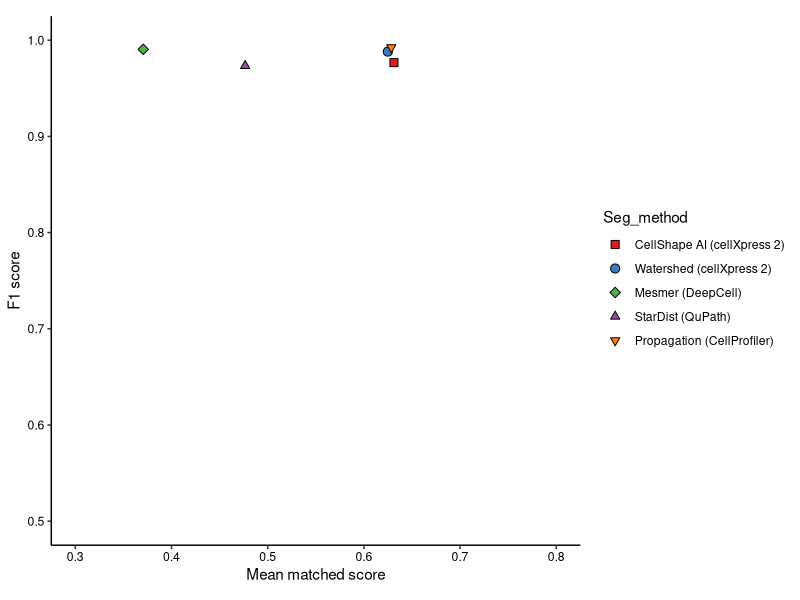
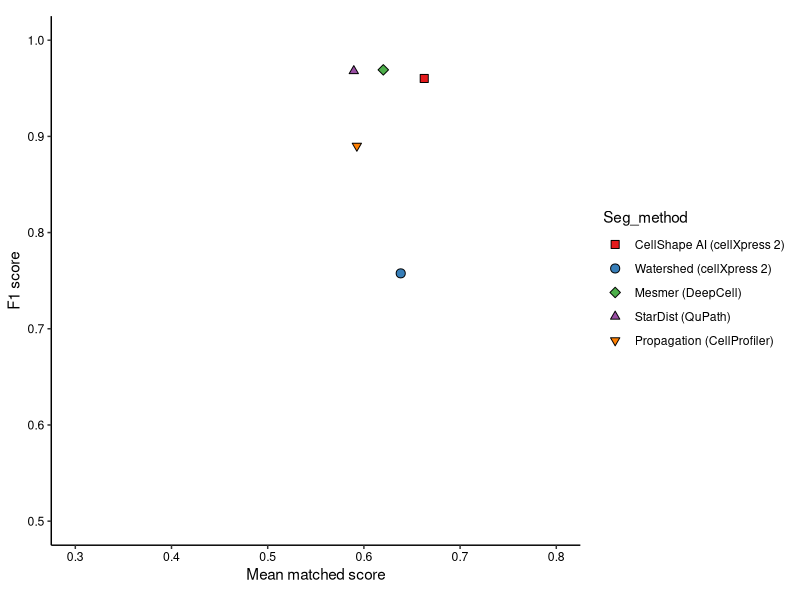
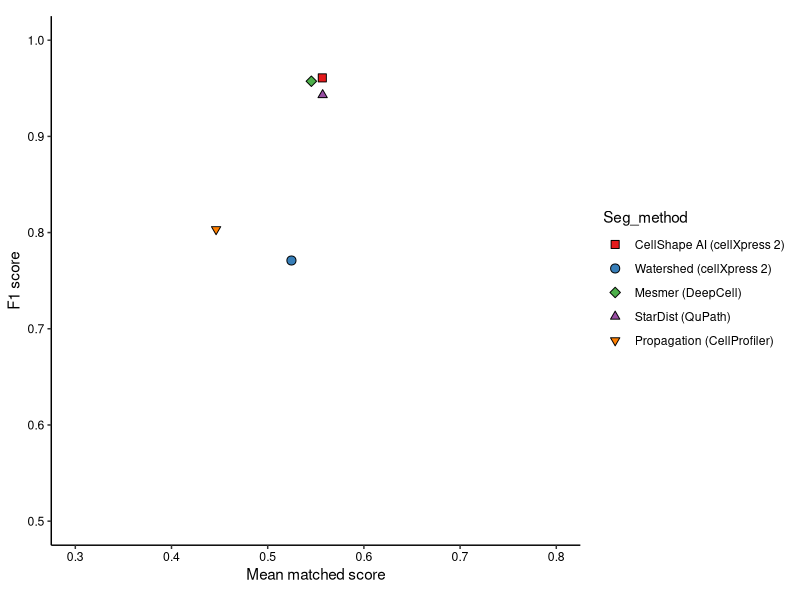
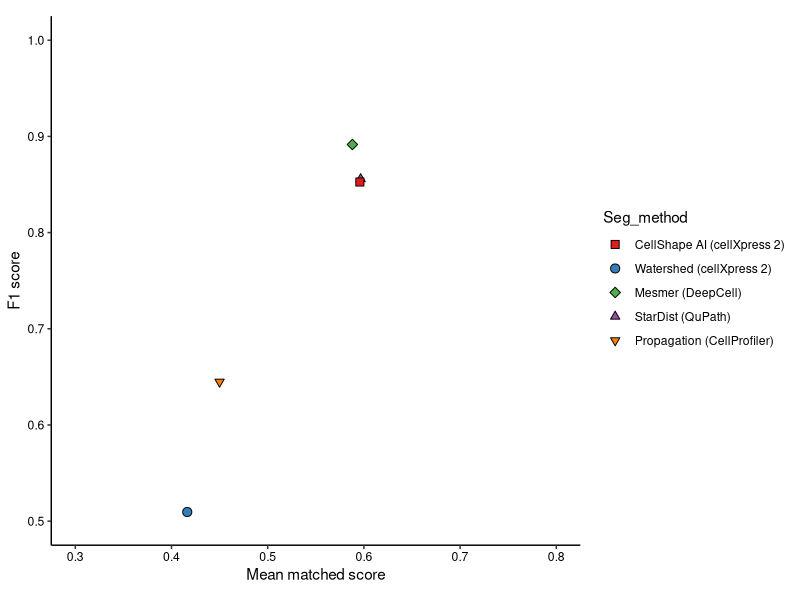

The R script that drew these images, in order:
###' ===========================================================================
###' R script for ploting the benchmark results
###' Written by Lit-Hsin Loo, 2022
###' ===========================================================================
library(tidyverse)
library(RColorBrewer)
library(here)

PlotPerf <- function(
    dataset_name,
    xlim, ylim,
    filename
) {
    ### Common definitions
    all_seg_labels <- c(
        cellprofiler = "Propagation (CellProfiler)",
        qupath = "StarDist (QuPath)",
        deepcell = "Mesmer (DeepCell)",
        cellXpress1 = "Watershed (cellXpress 2)",
        cX2_merged = "CellShape AI (cellXpress 2)",
        cellXpress2 = "CellShape AI (cellXpress 2)"
    )

    all_pt_shapes <- c(
        cellprofiler = 25,
        qupath = 24,
        deepcell = 23,
        cellXpress1 = 21,
        cX2_merged = 22,
        cellXpress2 = 22
    )

    all_pt_sizes <- c(
        cellprofiler = 2,
        qupath = 2,
        deepcell = 2.5,
        cellXpress1 = 2.75,
        cX2_merged = 2.75,
        cellXpress2 = 2.75
    )

    all_pt_colors <- rev(brewer.pal(length(all_pt_sizes) - 1, "Set1"))
    all_pt_colors <- c(all_pt_colors, all_pt_colors[length(all_pt_colors)])
    names(all_pt_colors) <- names(all_pt_sizes)

    ### Process the perf_data
    plot_data <- perf_data %>%
        filter(Dataset_name == dataset_name) %>%
        group_by(Seg_method) %>%
        summarise(
            F1_score = mean(F1_score),
            MMS = mean(MMS)
        )
    print(plot_data)

    #### Get the methods (the order is very important)
    seg_methods <- names(all_seg_labels)[
        names(all_seg_labels) %in% plot_data$Seg_method
    ]

    ### Make sure the level is the same order
    plot_data <- plot_data %>%
        mutate(
            Seg_method = fct_relevel(Seg_method, seg_methods)
        )

    ### Make sure all other configs are in the same order
    seg_labels <- all_seg_labels[seg_methods]
    pt_shapes <- all_pt_shapes[seg_methods]
    pt_sizes <- all_pt_sizes[seg_methods]
    pt_colors <- all_pt_colors[seg_methods]

    ### Generate the plot
    scatter_plot <- plot_data %>%
        ggplot(
            aes(x = MMS, y = F1_score)
        ) +
        geom_point(
            aes(shape = Seg_method, fill = Seg_method, size = Seg_method)
        ) +
        scale_fill_manual(
            values = pt_colors,
            breaks = rev(seg_methods),
            labels = seg_labels
        ) +
        scale_shape_manual(
            values = pt_shapes,
            guide = "none"
        ) +
        scale_size_manual(
            values = pt_sizes,
            guide = "none"
        ) +
        guides(
            fill = guide_legend(
                override.aes = list(
                    shape = rev(pt_shapes),
                    size = rev(pt_sizes)
                )
            )
        ) +
        scale_x_continuous(
            name = "Mean matched score",
            limits = xlim
        ) +
        scale_y_continuous(
            name = "F1 score",
            limits = ylim
        ) +
        coord_fixed() +
        theme_classic() +
        theme(
            axis.text = element_text(color = "black")
        )

    ggsave(
        filename,
        plot = scatter_plot,
        width = 4, height = 2, units = "in", dpi = 400
    )
}

perf_data <- read_csv(
    here(
        "Projects", "2022_Segmentation_Benchmark", "final_results",
        "performance.csv"
    ),
    name_repair = make.names,
    col_types = "fffdddd"
)

xlim <- c(0.3, 0.8)
ylim <- c(0.5, 1.0)


### Plot BEAS2B
dataset_name <- "BEAS2B_Lung_Cells"
filename <- here(
    "Projects", "2022_Segmentation_Benchmark", "results",
    "BEAS2B_Lung_Cells_Perf.pdf"
)

PlotPerf(
    dataset_name,
    xlim,
    ylim,
    filename
)

### Plot COVID Lung
dataset_name <- "COVID_Lung_Tissues"
filename <- here(
    "Projects", "2022_Segmentation_Benchmark", "results",
    "COVID_Lung_Tissues_Perf.pdf"
)

PlotPerf(
    dataset_name,
    xlim,
    ylim,
    filename
)


### Plot Lung Tumor
dataset_name <- "Lung_Tumors"
filename <- here(
    "Projects", "2022_Segmentation_Benchmark", "results",
    "Lung_Tumor_Perf.pdf"
)

PlotPerf(
    dataset_name,
    xlim,
    ylim,
    filename
)

### Plot Lung Tumor
dataset_name <- "Tonsil_Tissues"
filename <- here(
    "Projects", "2022_Segmentation_Benchmark", "results",
    "Tonsil_Tissues_Perf.pdf"
)

PlotPerf(
    dataset_name,
    xlim,
    ylim,
    filename
)

### Find the average F1-scores
perf_data %>%
    mutate(
        Seg_method = replace(
            Seg_method, Seg_method == "cX2_merged", "cellXpress2"
        )
    ) %>%
    group_by(Dataset_name, Seg_method) %>%
    summarise(F1_score = mean(F1_score)) %>%
    group_by(Seg_method) %>%
    summarise(F1_score = mean(F1_score)) %>%
    arrange(F1_score)

### Find the average MMS
perf_data %>%
    mutate(
        Seg_method = replace(
            Seg_method, Seg_method == "cX2_merged", "cellXpress2"
        )
    ) %>%
    group_by(Dataset_name, Seg_method) %>%
    summarise(MMS = mean(MMS)) %>%
    group_by(Seg_method) %>%
    summarise(MMS = mean(MMS)) %>%
    arrange(MMS)